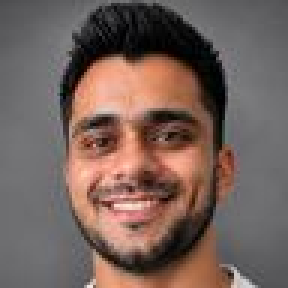
#> input picture photos/thumb/aashay.jpg, 96 x 96 px, given as the content of the folder ../photos/thumb/aashay.jpg, which was not available (shown 3 times larger)
$ python make_photos.py ../photos/thumb/aashay.jpg ../photos/thumb/abhay.jpg
#> lines starting #> are read from the running program, lines starting #| are printed output that depends on the picture
#!/usr/bin/env python3
"""Turn a folder of player photos into board-ready headshots.

Usage:  python3 scripts/make_photos.py <input_folder> [output_folder]
        python3 scripts/make_photos.py --thumbs [photos_folder]   (rebuild 96px thumbs from the 400px photos)

- Input files are named after the player: "DJ.png", "Soham M.jpeg", ...
- Output is photos/<slug>.jpg (400x400, square, ~30-50 KB) plus photos/thumb/<slug>.jpg (96px, ~3 KB, used by the player pool and captain cards), where the slug is
  the lowercase name with anything not a-z/0-9 turned into "-" ("Soham M" -> soham-m.jpg).
  The slug must match the player's name in the app.
- The square is centred on the face when OpenCV with its face model is available;
  otherwise it is a centred, top-biased square (portrait photos are cropped tighter). ALWAYS look at the results before committing.
"""
import os, re, sys
from PIL import Image, ImageOps

SIZE = 400
THUMB = 96
EXTS = {'.jpg', '.jpeg', '.png', '.webp', '.heic'}

def slug(name):
    return re.sub(r'[^a-z0-9]+', '-', name.lower()).strip('-')

def find_face(img):
    try:
        import cv2, numpy as np
    except ImportError:
        return None
    gray = cv2.cvtColor(np.array(img.convert('RGB')), cv2.COLOR_RGB2GRAY)
    det = cv2.CascadeClassifier(cv2.data.haarcascades + 'haarcascade_frontalface_default.xml')
    if det.empty():
        return None
    faces = det.detectMultiScale(gray, 1.1, 5, minSize=(gray.shape[1] // 8, gray.shape[1] // 8))
    if len(faces) == 0:
        return None
    x, y, w, h = max(faces, key=lambda f: f[2] * f[3])
    return x + w / 2, y + h / 2, max(w, h)

def square(img):
    img = ImageOps.exif_transpose(img).convert('RGB')
    W, H = img.size
    face = find_face(img)
    if face:
        cx, cy, fs = face
        side = min(int(fs * 2.4), W, H)          # face plus some hair and shoulders
        cy = cy + fs * 0.1
    else:
        side = int(min(W, H) * (0.8 if H > W else 1.0))   # portrait: tighter, so the face is not tiny
        cx, cy = W / 2 + W * 0.04, side / 2 + (H - side) * 0.2
    left = int(min(max(cx - side / 2, 0), W - side))
    top = int(min(max(cy - side / 2, 0), H - side))
    return img.crop((left, top, left + side, top + side)).resize((SIZE, SIZE), Image.LANCZOS), bool(face)

def write_thumb(im, dest):
    os.makedirs(os.path.dirname(dest), exist_ok=True)
    im.resize((THUMB, THUMB), Image.LANCZOS).save(dest, quality=80, optimize=True)

def rebuild_thumbs(folder):
    for f in sorted(os.listdir(folder)):
        if f.lower().endswith('.jpg'):
            write_thumb(Image.open(os.path.join(folder, f)).convert('RGB'), os.path.join(folder, 'thumb', f))
            print('thumb', f)

def main():
    if len(sys.argv) > 1 and sys.argv[1] == '--thumbs':
        rebuild_thumbs(sys.argv[2] if len(sys.argv) > 2 else os.path.join(os.path.dirname(os.path.abspath(__file__)), '..', 'photos'))
        return
    if len(sys.argv) < 2:
        print(__doc__); sys.exit(1)
    src = sys.argv[1]
    out = sys.argv[2] if len(sys.argv) > 2 else os.path.join(os.path.dirname(os.path.abspath(__file__)), '..', 'photos')
    os.makedirs(out, exist_ok=True)
    for f in sorted(os.listdir(src)):
        base, ext = os.path.splitext(f)
        if ext.lower() not in EXTS:
            continue
        im, found = square(Image.open(os.path.join(src, f)))
#> in square, img is the input picture: PIL image 96x96 RGB; mean R, G, B 116.9, 97.4, 90.9
#> in find_face, `gray = cv2.cvtColor(np.array(img.convert('RGB')), cv2.COLOR_RGB2GRAY)`:
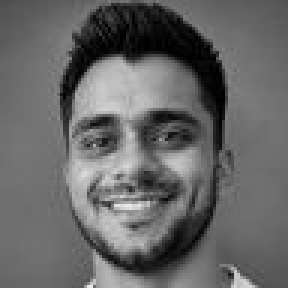
#> gray: shape (96, 96) (shown 3 times larger); min 0, max 233, mean 102.4
#> in find_face, `faces = det.detectMultiScale(gray, 1.1, 5, minSize=(gray.shape[1] // 8..`: faces = [[14, 20, 63, 63]]
#> in find_face, `x, y, w, h = max(faces, key=lambda f: f[2] * f[3])`: x = 14; y = 20; w = 63
#> in square, `face = find_face(img)`: face = (45.5, 51.5, 63)
#> in square, `cx, cy, fs = face`: cx = 45.5; cy = 51.5; fs = 63
#> in square, `side = min(int(fs * 2.4), W, H)`: side = 96
#> in square, `cy = cy + fs * 0.1`: cy = 57.8
#> in square, `left = int(min(max(cx - side / 2, 0), W - side))`: left = 0
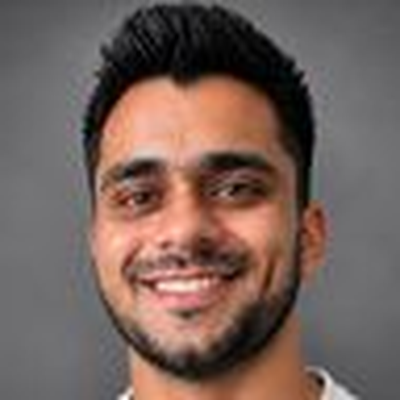
#> im: PIL image 400x400 RGB; mean R, G, B 116.9, 97.4, 90.9
        dest = os.path.join(out, slug(base) + '.jpg')
        im.save(dest, quality=82, optimize=True)
        write_thumb(im, os.path.join(out, 'thumb', slug(base) + '.jpg'))
        print('%-30s -> %-24s %5d KB  %s' % (f, os.path.basename(dest), os.path.getsize(dest) // 1024, 'face found' if found else 'NO FACE FOUND, check crop'))
#| aashay.jpg                     -> aashay.jpg                  14 KB  face found

if __name__ == '__main__':
    main()

$ run again, on photos/thumb/akshay.jpg
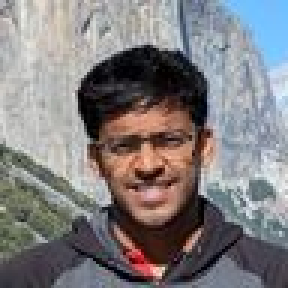
#> input picture photos/thumb/akshay.jpg, 96 x 96 px, given as the content of the folder ../photos/thumb/akshay.jpg, which was not available (shown 3 times larger)
#> in square, img is the input picture: PIL image 96x96 RGB; mean R, G, B 128.4, 125.2, 126.9
#> in find_face, `gray = cv2.cvtColor(np.array(img.convert('RGB')), cv2.COLOR_RGB2GRAY)`:
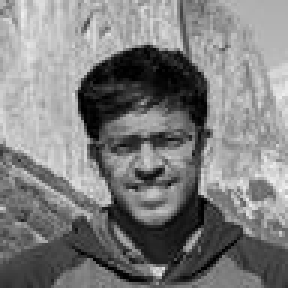
#> gray: shape (96, 96) (shown 3 times larger); min 0, max 243, mean 126.3
#> faces = [[27, 30, 45, 45]]
#> x = 27; y = 30; w = 45
#> face = (49.5, 52.5, 45)
#> in square, `cx, cy, fs = face`: cx = 49.5; cy = 52.5; fs = 45
#> side = 96
#> in square, `cy = cy + fs * 0.1`: cy = 57
#> left = 0
#> in main, `im, found = square(Image.open(os.path.join(src, f)))`:
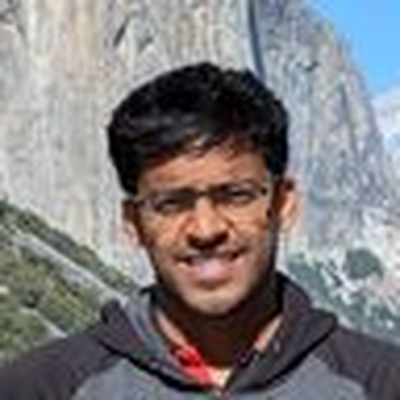
#> im: PIL image 400x400 RGB; mean R, G, B 128.4, 125.2, 126.9
#| akshay.jpg                     -> akshay.jpg                  21 KB  face found

$ run again, on photos/thumb/anoop.jpg
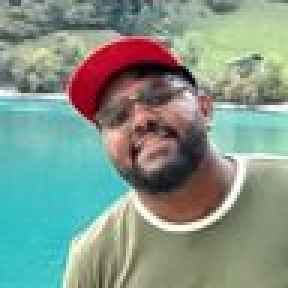
#> input picture photos/thumb/anoop.jpg, 96 x 96 px, given as the content of the folder ../photos/thumb/anoop.jpg, which was not available (shown 3 times larger)
#> in square, img is the input picture: PIL image 96x96 RGB; mean R, G, B 130.2, 150.4, 137.7
#> in find_face, `gray = cv2.cvtColor(np.array(img.convert('RGB')), cv2.COLOR_RGB2GRAY)`:
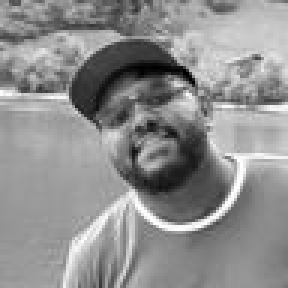
#> gray: shape (96, 96) (shown 3 times larger); min 0, max 255, mean 142.9
#> faces = ()
#> in main, `im, found = square(Image.open(os.path.join(src, f)))`:
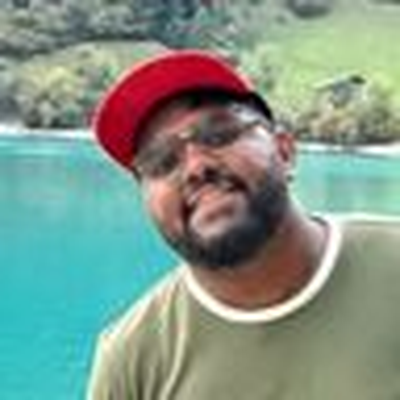
#> im: PIL image 400x400 RGB; mean R, G, B 130.2, 150.4, 137.7
#| anoop.jpg                      -> anoop.jpg                   17 KB  NO FACE FOUND, check crop
